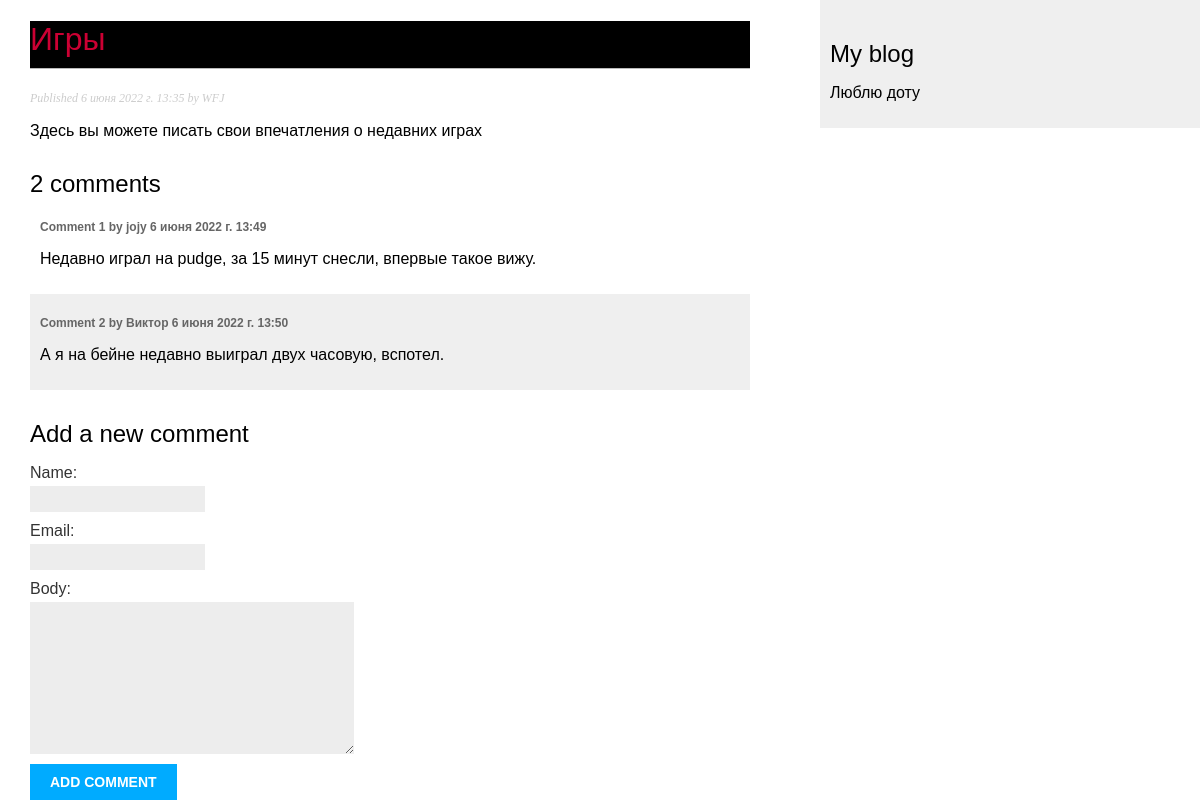
Page /blog/8/ on the committed database.
### blog/models.py (models this page shows, shortened)
class Post(models.Model):
 class Status(models.TextChoices):
  DRAFT = 'DF', 'Draft'
  PUBLISHED = 'PB', 'Published'
 title = models.CharField(max_length=250)
 slug = models.SlugField(max_length=250)
 author = models.ForeignKey(User,
                            on_delete=models.CASCADE,
                            related_name='blog_posts')
 body = models.TextField()
 publish = models.DateTimeField(default=timezone.now)
 created = models.DateTimeField(auto_now_add=True)
 updated = models.DateTimeField(auto_now=True)
 status = models.CharField(max_length=2,
                           choices=Status.choices,
                           default=Status.DRAFT)
 objects = models.Manager()  # The default manager.
 published = PublishedManager()  # Our custom manager.
 class Meta:
  ordering = ['-publish']
  indexes = [
   models.Index(fields=['-publish']),
  ]

class Comment(models.Model):
    post = models.ForeignKey(Post, on_delete=models.CASCADE, related_name='comments')
    name = models.CharField(max_length=80)
    email = models.EmailField()
    body = models.TextField()
    created = models.DateTimeField(auto_now_add=True)
    updated = models.DateTimeField(auto_now=True)
    active = models.BooleanField(default=True)
    class Meta:
      ordering = ['created']
      indexes = [
        models.Index(fields=['created']),
      ]

### blog/views.py (the view)
# urls.py: path('<int:id>/', views.post_detail, name='post_detail'),
def post_detail(request, id):
    post = get_object_or_404(Post, id=id, status=Post.Status.PUBLISHED)
    comments = post.comments.filter(active=True)
    form = CommentForm()
    return render(request, 'blog/post/detail.html', {'post': post, 'comments': comments,
        'form': form})

### blog/forms.py
class CommentForm(forms.ModelForm):
 class Meta:
    model = Comment
    fields = ['name', 'email', 'body']

### blog/templates/blog/post/detail.html (shortened to what this page needs)
{% extends "blog/base.html" %}
{% block content %}
 <h1>{{ post.title }}</h1>
 <p class="date">Published {{ post.publish }} by {{ post.author}}</p>
 {{ post.body|linebreaks }}
{% with comments.count as total_comments %}
<h2>{{ total_comments }} comment{{ total_comments|pluralize }}</h2>
{% endwith %}
{% for comment in comments %}
    <div class="comment">
        <p class="info">
            Comment {{ forloop.counter }} by {{ comment.name }}
            {{ comment.created }}
        </p>
        {{ comment.body|linebreaks }}
    </div>
{% empty %}
 <p>There are no comments yet.</p>
{% endfor %}
<h2>Add a new comment</h2>
 <form action="{% url "blog:post_comment" post.id %}" method="post">
            {{ form.as_p }}
        <p><input type="submit" value="Add comment"></p>
    </form>
{% endblock %}

### blog/static/css/blog.css (style rules this page uses)
body { margin:0; padding:0; font-family:helvetica, sans-serif; }
h1 { background-color: black; color: #cc0033; font-weight:normal; border-bottom:1px solid #bbb; padding:0 0 10px 0; }
h2 { font-weight:normal; margin:30px 0 0; }
p.date { color:#ccc; font-family: georgia, serif; font-size: 12px; font-style: italic; }
label { float:left; clear:both; color:#333; margin-bottom:4px; }
input, textarea { clear:both; float:left; margin:0 0 10px; background:#ededed; border:0; padding:6px 10px; font-size:12px; }
input[type=submit] { font-weight:bold; background:#00abff; color:#fff; padding:10px 20px; font-size:14px; text-transform:uppercase; }
.comment { padding:10px; }
.comment:nth-child(even) { background:#efefef; }
.comment .info { font-weight:bold; font-size:12px; color:#666; }

### rows in the picture
Post: title "Игры", publish "6 июня 2022 г. 13:35", author "WFJ", body "Здесь вы можете писать свои впечатления о недавних играх"
Comment: name "jojy", created "6 июня 2022 г. 13:49", body "Недавно играл на pudge, за 15 минут снесли, впервые такое вижу."
Comment: name "Виктор", created "6 июня 2022 г. 13:50", body "А я на бейне недавно выиграл двух часовую, вспотел."

### other values in the picture
{{ total_comments }} "2"
